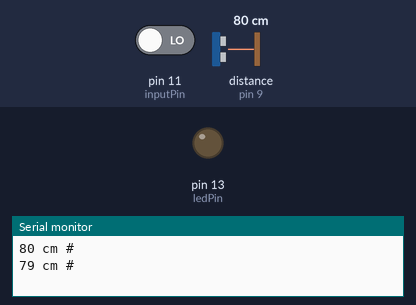
Recording of a sketch running on a simulated Arduino Uno, built with avr-gcc and run on an emulated ATmega328P. On the bench: output pins drawn as LEDs (lit = HIGH), the last lines printed to the serial monitor. Wiring (inferred from the names in the program): ultrasonic range finder: trigger pin 8; echo pin 9. The test bench sets the inputs (shaded band); at power-on: pin 11 (inputPin) LOW, distance to the obstacle (sensor on pin 9) 80 cm. The echo pulse lasts 58.3 µs per cm; pins used as bus, display or sensor lines are not drawn.

Above: at 1.8 s.
1.9 s: pin 11 (inputPin) driven HIGH
4.5 s: distance to the obstacle (sensor on pin 9) set to 22 cm
6.2 s: distance to the obstacle (sensor on pin 9) set to 19 cm
At 8.1 s:
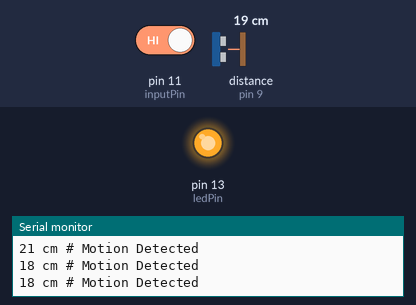
8.5 s: distance to the obstacle (sensor on pin 9) set to 35 cm
At 9.8 s:
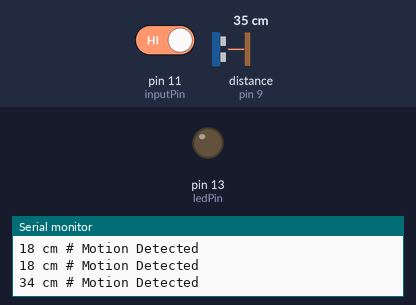
10.5 s: distance to the obstacle (sensor on pin 9) set to 2 cm
At 11.4 s:
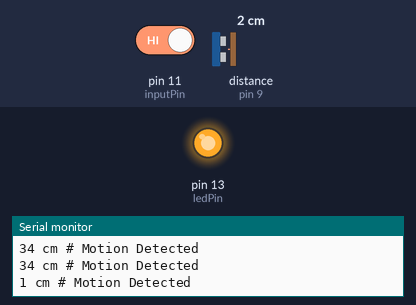
12.5 s: pin 11 (inputPin) driven LOW
At 14.2 s:
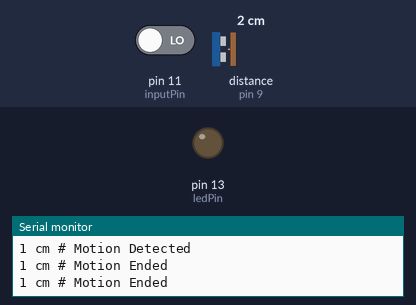
Timing chart, 0 to 15.7 s (numbered marks = the images above; inputs shaded):
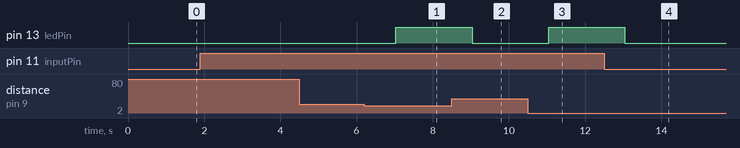

The sketch:

Ultrasonic.ino
```cpp
//deklarasi meletakkan dimana
int ledPin = 13;                // choose the pin for the LED
int inputPin = 11;               // choose the input pin (for PIR sensor)
int pirState = LOW;             // we start, assuming no motion detected
int val = 0;                    // variable for reading the pin status
String hasilPir = "";
int integerPir = 0;

#define trigPin 8
#define echoPin 9

//inisialisasi berfungsi untuk apa
void setup() {
  pinMode(ledPin, OUTPUT);      // declare LED as output
  pinMode(inputPin, INPUT);     // declare sensor as input

  Serial.begin (9600);
  pinMode(trigPin, OUTPUT);
  pinMode(echoPin, INPUT);
  int duration;
}


void loop() {

  digitalWrite(trigPin, LOW);
  delayMicroseconds(2);
  digitalWrite(trigPin, HIGH);
  delayMicroseconds(10);
  digitalWrite(trigPin, LOW);


  int duration = pulseIn(echoPin, HIGH);//buat ngambil gelombang nya / nge trigger

  int distance = (duration/2) / 29.1;


   sensorPir(); //manggil fungsi sensor pir yg ada dibawah
     if(distance<0){
         distance = 1;
     }//kalau misalnya distance nya minus bakal jadi 1
    Serial.print(distance);
    Serial.print(" cm # ");
    Serial.println(hasilPir);

     if (integerPir == 1  && distance < 20) {
       digitalWrite(ledPin, HIGH);  // turn LED ON
     }else{
        digitalWrite(ledPin, LOW);
     }

  delay(1000);
}

void sensorPir(){
  val = digitalRead(inputPin);  // read input value
  if (val == HIGH) {            // check if the input is HIGH // kalau sensor nya nyala

    if (pirState == LOW) {
      // we have just turned on
      hasilPir = "Motion Detected";
      integerPir = 1;
      // We only want to print on the output change, not state
      pirState = HIGH;
    }
  }  else {
      if (pirState == HIGH){
      // we have just turned off
      hasilPir = "Motion Ended";
      integerPir = 0;
      // We only want to print on the output change, not state
      // Inside Of The Serial Port
      pirState = LOW;
    }
  }
}
```

Measured:
- the behaviour switches between 21 and 20 cm on distance to the obstacle (sensor on pin 9) (found by bisection; images 0 and 1)
- after the input at 6.2 s, pin 13 (ledPin): LOW → HIGH after 0.83 s
- after the input at 8.5 s, pin 13 (ledPin): HIGH → LOW after 0.54 s
- after the input at 10.5 s, pin 13 (ledPin): LOW → HIGH after 0.54 s
- after the input at 12.5 s, pin 13 (ledPin): HIGH → LOW after 0.54 s
